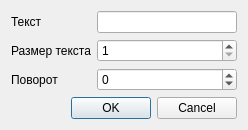
<?xml version="1.0" encoding="UTF-8"?>
<ui version="4.0">
 <class>TextItemRedactorDialog</class>
 <widget class="QDialog" name="TextItemRedactorDialog">
  <property name="geometry">
   <rect>
    <x>0</x>
    <y>0</y>
    <width>248</width>
    <height>127</height>
   </rect>
  </property>
  <property name="windowTitle">
   <string>Редактор текстовых отметок</string>
  </property>
  <layout class="QGridLayout" name="gridLayout">
   <item row="0" column="0">
    <widget class="QLabel" name="lblText">
     <property name="text">
      <string>Текст</string>
     </property>
    </widget>
   </item>
   <item row="0" column="1">
    <widget class="QLineEdit" name="edtText"/>
   </item>
   <item row="1" column="0">
    <widget class="QLabel" name="lblTextSize">
     <property name="text">
      <string>Размер текста</string>
     </property>
    </widget>
   </item>
   <item row="1" column="1">
    <widget class="QSpinBox" name="edtTextSize">
     <property name="minimum">
      <number>1</number>
     </property>
     <property name="maximum">
      <number>10</number>
     </property>
    </widget>
   </item>
   <item row="4" column="0" colspan="2">
    <widget class="QDialogButtonBox" name="buttonBox">
     <property name="orientation">
      <enum>Qt::Horizontal</enum>
     </property>
     <property name="standardButtons">
      <set>QDialogButtonBox::Cancel|QDialogButtonBox::Ok</set>
     </property>
    </widget>
   </item>
   <item row="3" column="0" colspan="2">
    <spacer name="verticalSpacer">
     <property name="orientation">
      <enum>Qt::Vertical</enum>
     </property>
     <property name="sizeHint" stdset="0">
      <size>
       <width>20</width>
       <height>40</height>
      </size>
     </property>
    </spacer>
   </item>
   <item row="2" column="0">
    <widget class="QLabel" name="lblRotation">
     <property name="text">
      <string>Поворот</string>
     </property>
    </widget>
   </item>
   <item row="2" column="1">
    <widget class="QSpinBox" name="edtRotation">
     <property name="minimum">
      <number>-360</number>
     </property>
     <property name="maximum">
      <number>360</number>
     </property>
    </widget>
   </item>
  </layout>
 </widget>
 <resources/>
 <connections>
  <connection>
   <sender>buttonBox</sender>
   <signal>accepted()</signal>
   <receiver>TextItemRedactorDialog</receiver>
   <slot>accept()</slot>
   <hints>
    <hint type="sourcelabel">
     <x>248</x>
     <y>254</y>
    </hint>
    <hint type="destinationlabel">
     <x>157</x>
     <y>274</y>
    </hint>
   </hints>
  </connection>
  <connection>
   <sender>buttonBox</sender>
   <signal>rejected()</signal>
   <receiver>TextItemRedactorDialog</receiver>
   <slot>reject()</slot>
   <hints>
    <hint type="sourcelabel">
     <x>316</x>
     <y>260</y>
    </hint>
    <hint type="destinationlabel">
     <x>286</x>
     <y>274</y>
    </hint>
   </hints>
  </connection>
 </connections>
</ui>
